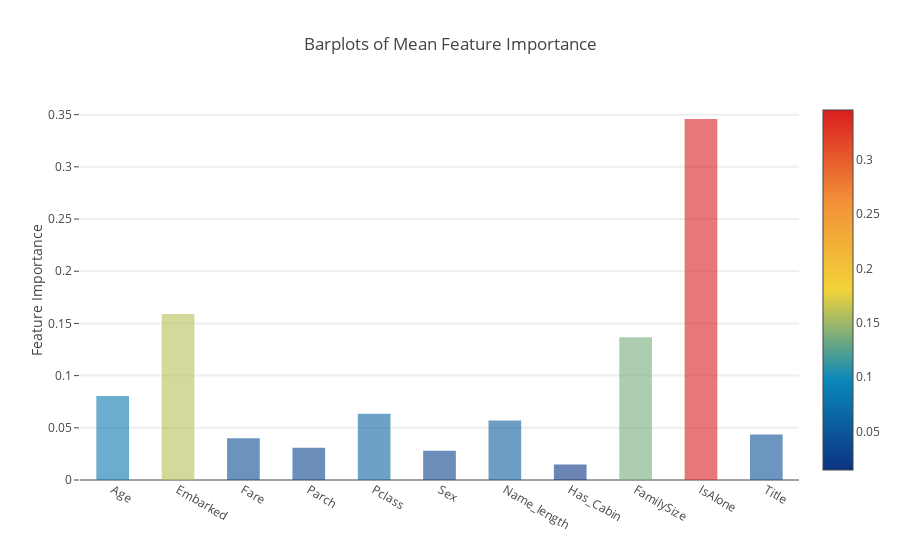

Notebook code cell kept with this figure:
### Markdown cell above
### 平均特征重要性的Plotly Barplot获得所有分类器的平均特征重要性后，我们可以将它们绘制成Plotly条形图，如下所示：

### Code cell
y = feature_dataframe['mean'].values
x = feature_dataframe['features'].values
data = [go.Bar(
            x= x,
             y= y,
            width = 0.5,
            marker=dict(
               color = feature_dataframe['mean'].values,
            colorscale='Portland',
            showscale=True,
            reversescale = False
            ),
            opacity=0.6
        )]

layout= go.Layout(
    autosize= True,
    title= 'Barplots of Mean Feature Importance',
    hovermode= 'closest',
#     xaxis= dict(
#         title= 'Pop',
#         ticklen= 5,
#         zeroline= False,
#         gridwidth= 2,
#     ),
    yaxis=dict(
        title= 'Feature Importance',
        ticklen= 5,
        gridwidth= 2
    ),
    showlegend= False
)
fig = go.Figure(data=data, layout=layout)
py.iplot(fig, filename='bar-direct-labels')

### Figure 1 — Plotly figure (JSON) as saved in the notebook; plotly's stock layout.template omitted (floating-point values rounded to 4 significant figures)
{"data": [{"marker": {"color": [0.08059, 0.1591, 0.04, 0.03084, 0.06338, 0.02812, 0.05698, 0.01473, 0.1368, 0.3458, 0.04361], "colorscale": "Portland", "reversescale": false, "showscale": true}, "opacity": 0.6, "type": "bar", "uid": "37f27c6b-376e-4b97-90ef-fd6984776048", "width": 0.5, "x": ["Age", "Embarked", "Fare", "Parch", "Pclass", "Sex", "Name_length", "Has_Cabin", "FamilySize", "IsAlone", "Title"], "y": [0.08059, 0.1591, 0.04, 0.03084, 0.06338, 0.02812, 0.05698, 0.01473, 0.1368, 0.3458, 0.04361]}], "layout": {"autosize": true, "hovermode": "closest", "showlegend": false, "title": {"text": "Barplots of Mean Feature Importance"}, "yaxis": {"gridwidth": 2, "ticklen": 5, "title": {"text": "Feature Importance"}}}}
